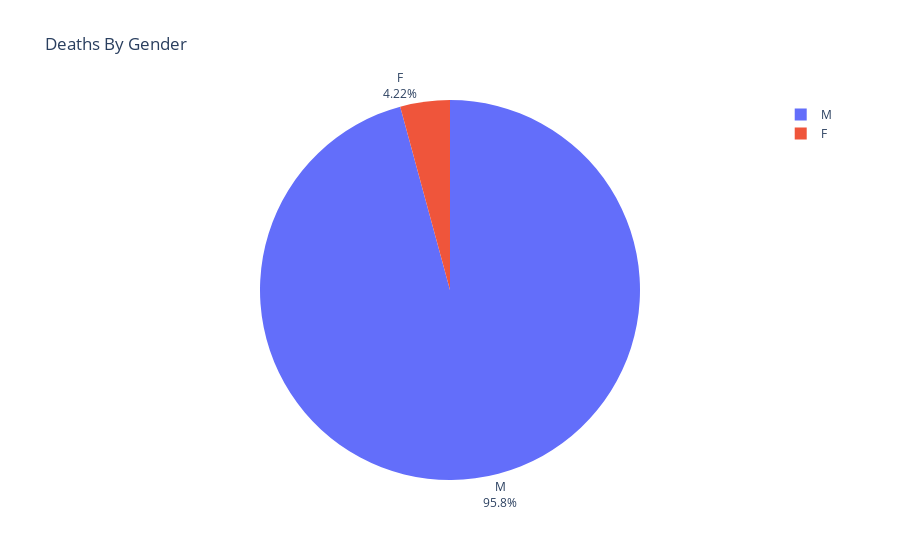

Here is the notebook cell this chart was saved with:
### Code cell
fig = px.pie(labels=gender_deaths.index, values=gender_deaths.values, title="Deaths By Gender", names=gender_deaths.index,)
fig.update_traces(textposition='outside', textinfo='percent+label')

fig.show()

### Figure 1 — Plotly figure (JSON) as saved in the notebook; plotly's stock layout.template omitted (floating-point values rounded to 4 significant figures)
{"data": [{"domain": {"x": [0, 1], "y": [0, 1]}, "hovertemplate": "label=%{label}<br>value=%{value}<extra></extra>", "labels": ["M", "F"], "legendgroup": "", "name": "", "showlegend": true, "textinfo": "percent+label", "textposition": "outside", "type": "pie", "values": [2428, 107]}], "layout": {"legend": {"tracegroupgap": 0}, "title": {"text": "Deaths By Gender"}}}
